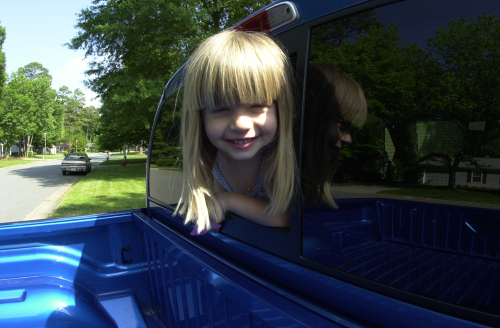
#> input picture img/girl.ppm, 500 x 328 px
$ python '_边缘检测.py'
#> lines starting #> are read from the running program, lines starting #| are printed output that depends on the picture; after the words box and inside, x2 and y2 are one past the last pixel; in counts of white or black regions, pixels touching at a corner belong together
import cv2
import numpy as np
from scipy import signal


def prewitt(I, _boundary='symm'):
    # prewitt 是可分离卷积的，根据卷积运算的结合律，分两次小卷积核运算
    # 1. 垂直方向上的均值平滑
    ones_y = np.array([[1], [1], [1]], np.float32)
    i_conv_pre_x = signal.convolve2d(I, ones_y, mode='same', boundary=_boundary)
    # 2. 水平方向上的差分
    diff_x = np.array([[1, 0, -1]], np.float32)
    i_conv_pre_x = signal.convolve2d(i_conv_pre_x, diff_x, mode='same', boundary=_boundary)

    # prewitt_y 是可分离的，根据卷积运算的结合律，分两次小卷积核运算
    # 1. 水平方向上的均值平滑
    ones_x = np.array([[1, 1, 1]], np.float32)
    i_conv_pre_y = signal.convolve2d(I, ones_x, mode='same', boundary=_boundary)
    # 2. 垂直方向上的差分
    diff_y = np.array([[1], [0], [-1]], np.float32)
    i_conv_pre_y = signal.convolve2d(i_conv_pre_y, diff_y, mode='same', boundary=_boundary)
    return (i_conv_pre_x, i_conv_pre_y)

if __name__ == '__main__':
    image = cv2.imread('img/girl.ppm', cv2.IMREAD_GRAYSCALE)
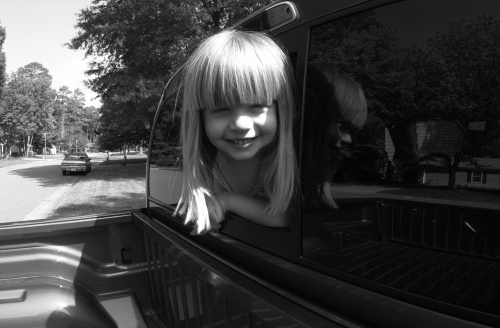
#> image: shape (328, 500); min 0, max 255, mean 63.9
    i_conv_pre_x, i_conv_pre_y = prewitt(image)
#> in prewitt, `i_conv_pre_y = signal.convolve2d(i_conv_pre_y, diff_y, mode='same', bo..`:
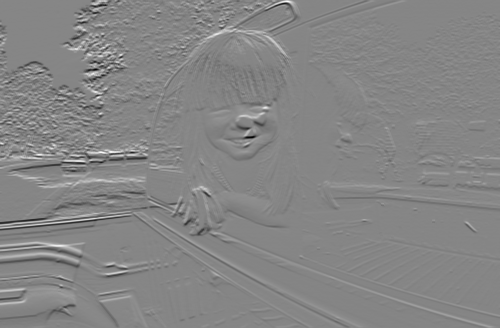
#> i_conv_pre_y: shape (328, 500) float32; min -593, max 537, mean -0.8; drawn with min black and max white
    # 取绝对值，分别得到水平方向和垂直方向上的边缘强度
    abs_i_conv_pre_x = np.abs(i_conv_pre_x)
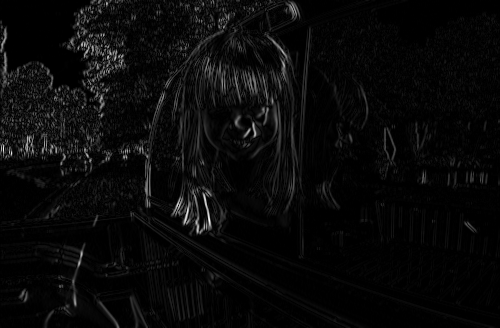
#> abs_i_conv_pre_x: shape (328, 500) float32; min 0, max 577, mean 22.5; drawn with min black and max white
    abs_i_conv_pre_y = np.abs(i_conv_pre_y)
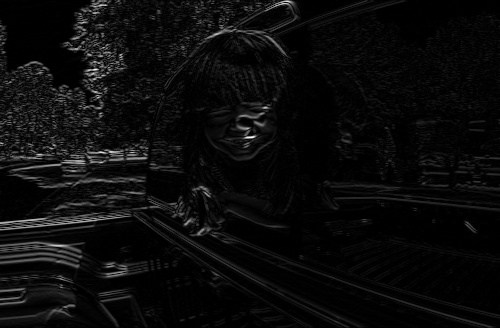
#> abs_i_conv_pre_y: shape (328, 500) float32; min 0, max 593, mean 27.3; drawn with min black and max white
    # 水平方向和垂直方向上的边缘强度的灰度级显示
    edge_x = abs_i_conv_pre_x.copy()
    edge_y = abs_i_conv_pre_y.copy()
    # 将大于255的值截断为 255
    edge_x[edge_x > 255] = 255
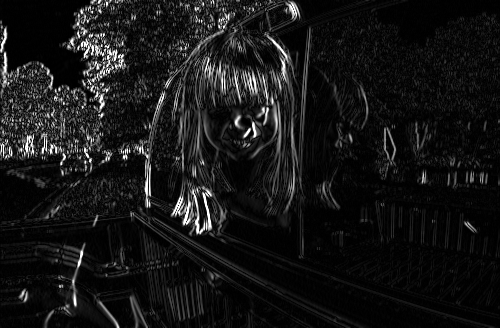
#> edge_x: shape (328, 500) float32; 0.52% of pixels changed, all inside (x1, y1, x2, y2) = (1, 1, 297, 305)
    edge_y[edge_y > 255] = 255
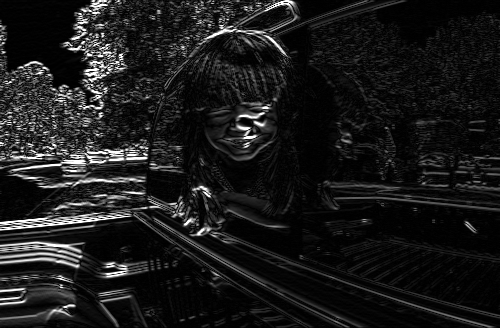
#> edge_y: shape (328, 500) float32; 0.87% of pixels changed, all inside (x1, y1, x2, y2) = (0, 0, 292, 308)
    # 数据类型转换
    edge_x = edge_x.astype(np.uint8)
    edge_y = edge_y.astype(np.uint8)
    cv2.imshow('edge_x', edge_x)
    cv2.imshow('edge_y', edge_y)
    # 利用 abs_i_conv_pre_x 和 abs_i_conv_pre_y
    # 求边缘强度，有多种方式，这里使用插值法
    edge = 0.5 * abs_i_conv_pre_x + 0.5 * abs_i_conv_pre_y
    edge[edge > 255] = 255
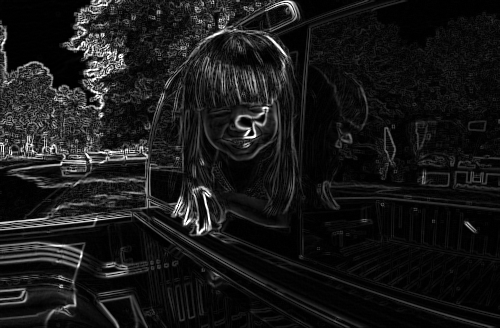
#> edge: shape (328, 500) float32; min 0, max 255, mean 24.9
    edge = edge.astype(np.uint8)
    cv2.imshow('edge', edge)
    cv2.waitKey(0)
    cv2.destroyAllWindows()
